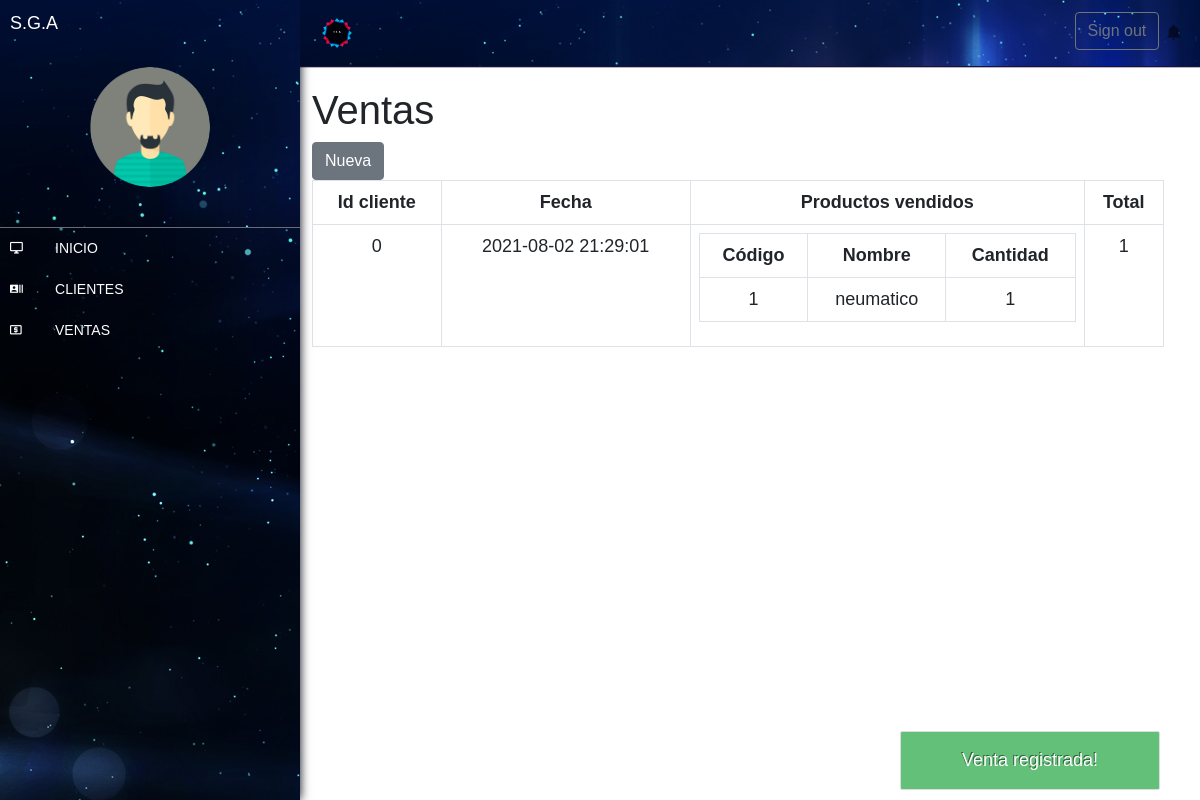
The page /vistas/pedidos/verPedidos.php?status=1 on the database as committed earlier.
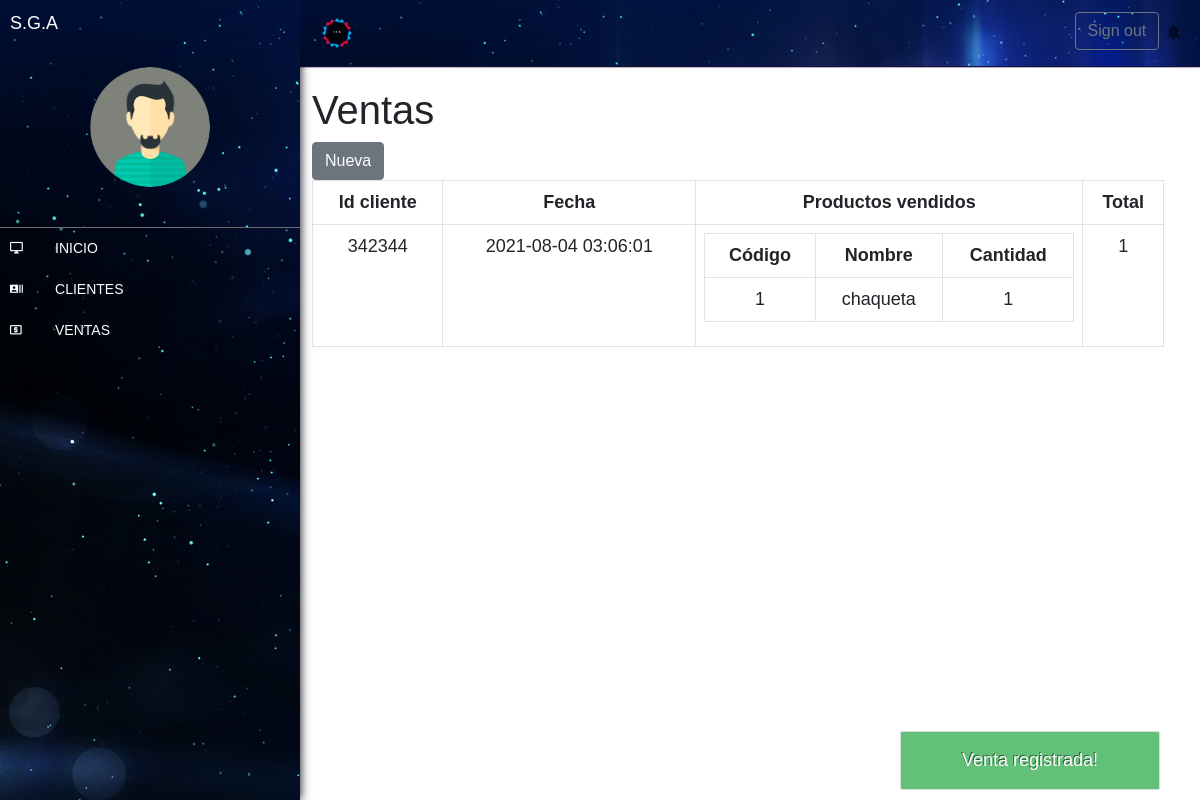
The same page on the database as committed later.
### tables this page shows
CREATE TABLE `ventas` (
  `id` bigint(20) UNSIGNED NOT NULL,
  `fecha` datetime NOT NULL,
  `cliente` int(20) NOT NULL,
  `vendedor` int(20) NOT NULL,
  `costo_total` bigint(50) NOT NULL,
  `total` int(50) NOT NULL
);

### vistas/pedidos/verPedidos.php (the view, shortened to what this page needs)
<?php
    include("../../templates/menusup.php");
    include("../../templates/menulateral.php");
	$pdo = new base();
	$pdo=$pdo->construct();
?>
<!DOCTYPE html>
<html lang="en">
<head>
</head>
<body>
<div class="row">
		<h1>Ventas</h1>
		<div class="col-1">
			<a class="btn btn-secondary" href="./pedidos.php">Nueva </a>
		</div>
    <div class="row" id="ventas">
    <?php
$sentencia = $pdo->query("SELECT ventas.total, ventas.fecha, ventas.id,ventas.cliente, GROUP_CONCAT( producto.id_item, '..', producto.nombre_prod, '..', productos_vendidos.cantidad SEPARATOR '__') AS producto FROM ventas INNER JOIN productos_vendidos ON productos_vendidos.id_venta = ventas.id INNER JOIN producto ON producto.id_item = productos_vendidos.id_producto GROUP BY ventas.id ORDER BY ventas.id");
$ventas = $sentencia->fetchAll(PDO::FETCH_OBJ);
?>
	<div class="col-xs-12">
		<table class="table table-bordered">
			<thead>
				<tr>
					<th>Id cliente</th>
					<th>Fecha</th>
					<th>Productos vendidos</th>
					<th>Total</th>
				</tr>
			</thead>
			<tbody>
				<?php foreach($ventas as $venta){ ?>
				<tr>
					<td><?php echo $venta->cliente ?></td>
					<td><?php echo $venta->fecha ?></td>
					<td>
						<table class="table table-bordered">
							<thead>
								<tr>
									<th>Código</th>
									<th>Nombre</th>
									<th>Cantidad</th>
								</tr>
							</thead>
							<tbody>
								<?php foreach(explode("__", $venta->producto) as $productosConcatenados){
								$producto = explode("..", $productosConcatenados)
								?>
								<tr>
									<td><?php echo $producto[0] ?></td>
									<td><?php echo $producto[1] ?></td>
									<td><?php echo $producto[2] ?></td>
								</tr>
								<?php } ?>
							</tbody>
						</table>
					</td>
					<td><?php echo $venta->total ?></td>
				</tr>
				<?php } ?>
			</tbody>
		</table>
	</div>
    </div>
</body>

### templates/menusup.php (shortened to what this page needs)
<!DOCTYPE html>
<html lang="en">
<head>
    <link rel="stylesheet" href="../../CSS/bootstrap.css">
    <link rel="stylesheet" href="../../CSS/material-design-iconic-font.min.css">
    <link rel="stylesheet" href="../../CSS/menu.css">
</head>
<body>
<div class="col-12 sup sticky-top">
        <nav class="navbar sticky-top navbar-expand-lg navbar-light sup">
            <div class="container-fluid">
                <img src="../../IMAGES/sga.png" width="50px" alt="S.I.M.A">
                <ul class="navbar-nav ml-auto nav-flex-icons">
                    <li nav-item>
                    <a class="btn btn-outline-secondary" href="../../controlador/logout.php"> </i> Sign out </a>
                    </li>
                    <li nav-item>
                        <a class="nav-link" href="">
                            <i class = "zmdi zmdi-notifications"> </i>
                        </a>
                    </li>
                </ul>
            </div>
        </nav>
</div>
</body>
</html>

### templates/menulateral.php (shortened to what this page needs)
?><!DOCTYPE html>
<html lang="en">
<head>
    <link rel="stylesheet" href="../../CSS/bootstrap.css">
    <link rel="stylesheet" href="../../CSS/material-design-iconic-font.min.css">
    <link rel="stylesheet" href="../../CSS/menu.css">
<link rel="stylesheet" href="../../CSS/alertify.min.css" />
<link rel="stylesheet" href="../../CSS/themes/default.min.css" />
</head>
<body>
    <div class="container-fluid principal">
        <div class="row">
            <div class="col-">
                <div class="menu-expanded" id="menu" >
                    <div id="header">
                        <div id="title"><span>S.G.A</span></div>
                    </div>
                    <div id="profile">
                        <div id="avatar">
                            <img src="../../assets/img/avatar-male.png" alt="avatar">
                        </div>
                        <div id="name">
                        </div>
                    </div>
                    <div id="menu-navigation">
                        <div class="navigation">
                            <a href="../inicio/inicio.php">
                                <div class="icon">
                                    <i class = "zmdi zmdi-desktop-windows" > </i>
                                </div>
                                <div class="title">INICIO</div>
                            </a>
                        </div>
                        <div class="navigation">
                            <a href="../clientes/clientes.php">
                                <div class="icon">
                                    <i class = "zmdi zmdi-accounts-list"> </i>
                                </div>
                                <div class="title">CLIENTES</div>
                            </a>
                        </div>
                        <div class="navigation">
                            <a href="../ventas/verVentas.php">
                                <div class="icon">
                                    <i class = "zmdi zmdi-money-box"> </i>
                                </div>
                                <div class="title">VENTAS</div>
                            </a>
                        </div>
                        </div>
                    </div>
                </div>
            </div>

### CSS/menu.css (style rules this page uses)
:root { --width: 300px; --padding: 10px; --bg-color: #0d081d; --hovercolor:#6b6972; --width-collapsed:50px; }
body { font-family: Arial, Helvetica, sans-serif; font-size: 18px; padding: 0; margin: 0; margin-left: var(--width); }
#menu-navigation { color: white; }
#menu { background-color: #000000; background-image: url("../IMAGES/fondo2.jpg"); background-repeat: no-repeat; color: white; position: fixed; height: 100%; left: 0; top: 0; }
#menu a { color: white; text-decoration: none; }
#menu #profile { border-bottom: solid 1px var(--hovercolor); padding: var(--padding); text-align: center; }
#menu #profile #avatar { box-sizing: border-box; padding: var(--padding); margin: 0 auto; }
#menu #profile #avatar img { border-radius: 50%; width: 60%; }
#menu #profile #avatar,#menu #profile #name { font-size: 24px; padding: var(--padding) 0; overflow: hidden; }
#menu #menu-navigation { overflow: hidden; }
#menu #menu-navigation .navigation { width: var(--width); }
#menu #menu-navigation .navigation .icon { display: inline-block; }
#menu #menu-navigation .navigation .icon,#menu #menu-navigation .navigation .title { font-size: 14px; vertical-align: middle; overflow: hidden; display: inline-block; }
#menu #menu-navigation .navigation a { display: block; }
#menu #menu-navigation .navigation .icon { box-sizing: border-box; padding: var(--padding); width: var(--width-collapsed); }
#menu #menu-navigation .navigation .icon i { width: 100%; }
#menu #menu-navigation .navigation .title { padding: var(--padding) 0; }
.menu-expanded { width: var(--width); box-shadow: 0 0 10px #000011; }
.menu-expanded #header #title { display: inline-block; width: calc(100%-50px); margin-right: -5px; padding: var(--padding); }
.menu-expanded #header #title span { width: calc(var(--width) - var(--width-collapsed) - 5px); overflow: hidden; padding-right: 150px; }
.menu-expanded #profile #avatar { width: 200px; }
.menu-expanded #profile #name { width: 100%; }
.sup { background-color: #000000; background-image: url("../IMAGES/fondo2.jpg"); box-shadow:0 1px 1px #19113b; margin-bottom: 20px; }
.table { text-align: center; }

Rows that differ between the two databases and show on the page:
changed ventas: cliente "0" → "342344"; fecha "2021-08-02 21:29:01" → "2021-08-04 03:06:01"; producto "neumatico" → "chaqueta"
